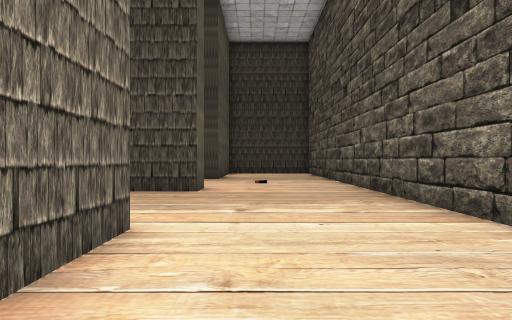
View 1 (above)

24 first-person views from a walk through a scene from a Unity 3-D project. The camera is 1.4 m above the floor, looks level and sees 75° across. Doors are open. The floor is counted in squares, 2 m on a side. Each view is taken from the middle of a square. On the plan, view 1 faces up. The plan holds only what a view shows up to about 10 squares ahead; the rest is blank. The place goes on beyond the plan. The player is left out.

View 2
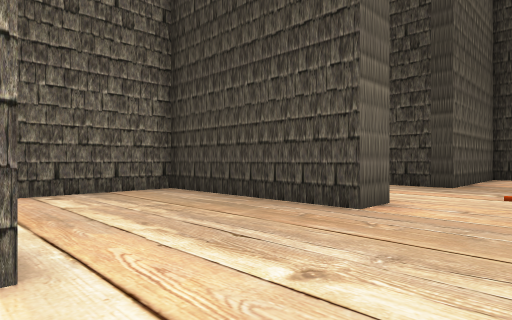

View 3
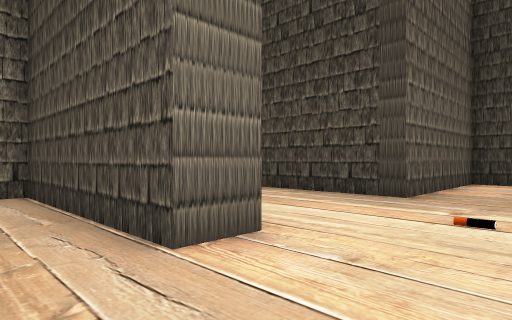

View 4
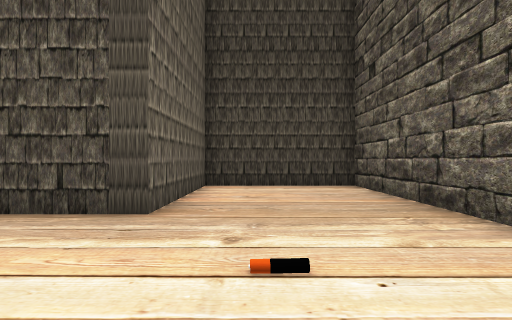

View 5
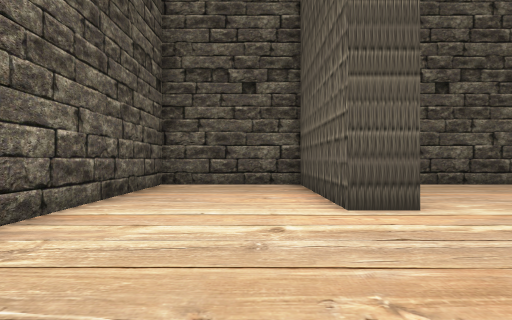

View 6
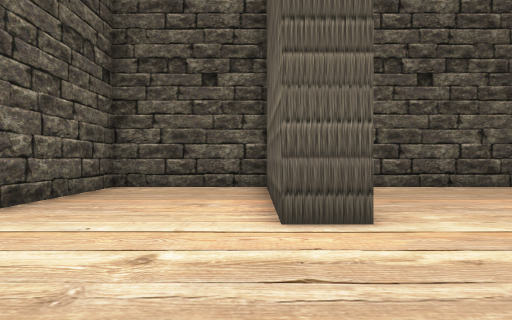

View 7
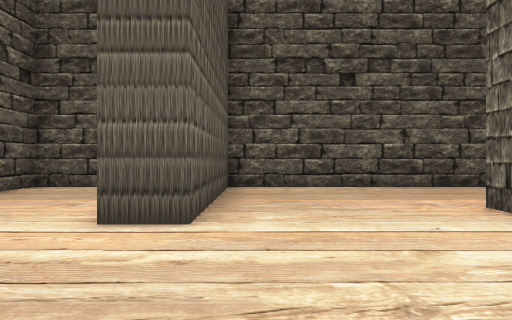

View 8
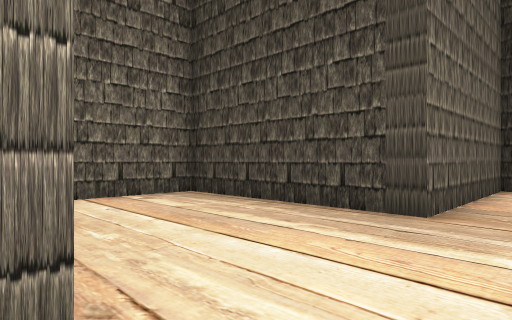

View 9
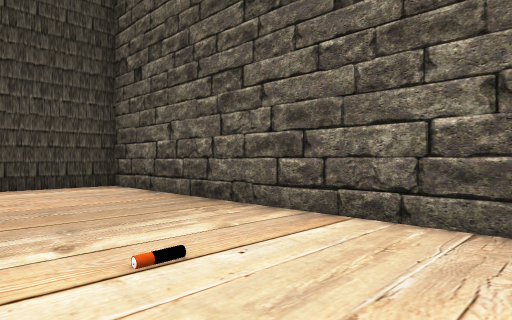

View 10
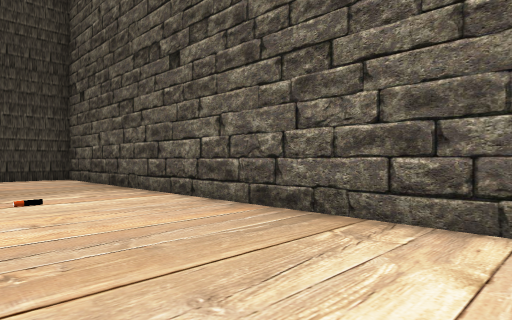

View 11
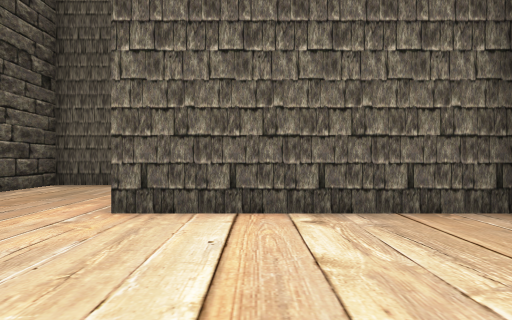

View 12
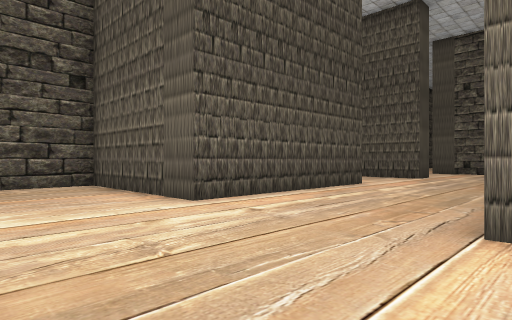

View 13
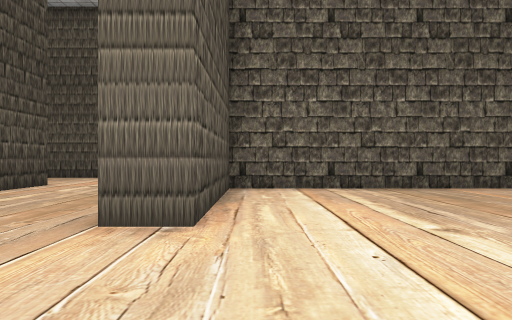

View 14
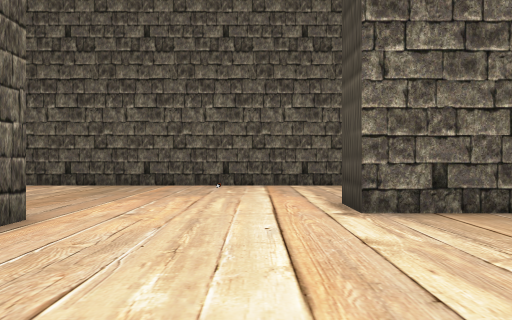

View 15
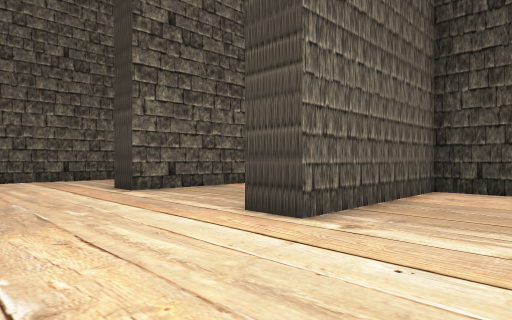

View 16
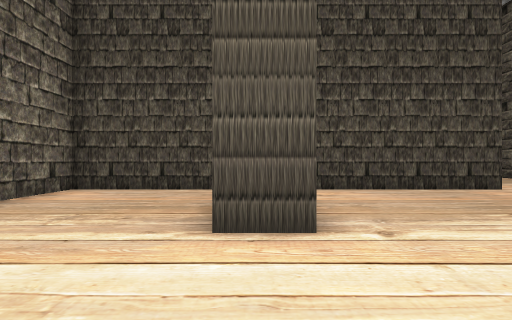

View 17
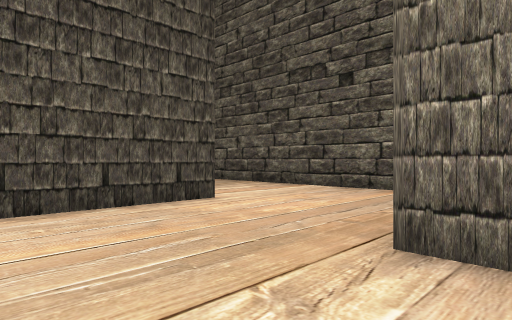

View 18
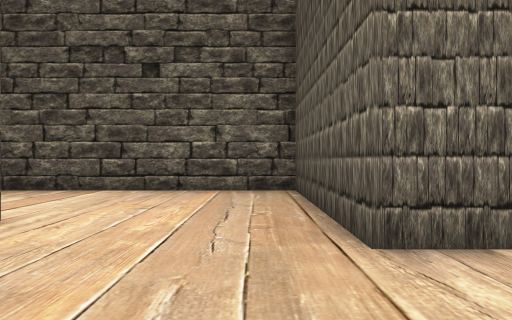

View 19
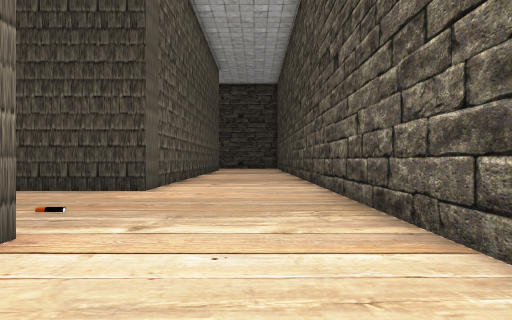

View 20
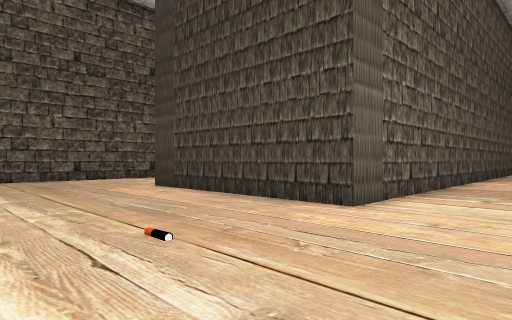

View 21
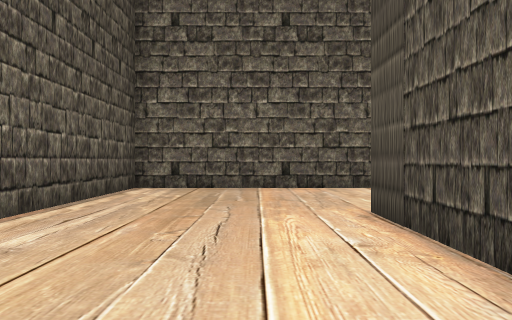

View 22
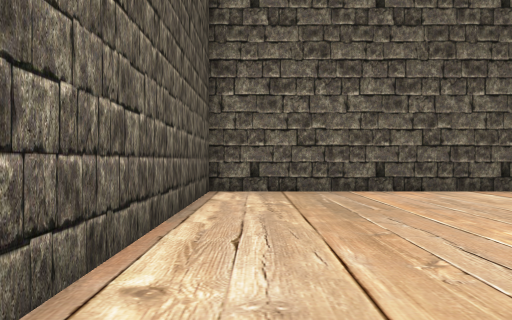

View 23
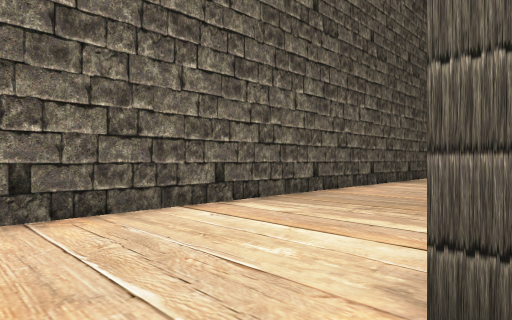

View 24
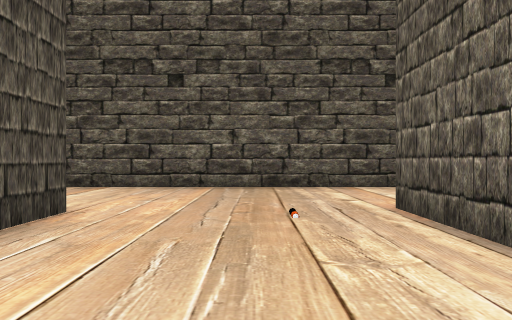

### Floor plan
Points are (right, up) in squares from view 1. A wall is a line through its corners. A room is listed if a view was taken in it or the views show most of it. See-through windows are left out.
Room 1 (views 1, 2, 3, 4, 5, 6, 7, 8, 9, 10, 11, 12, 13, 14, 15, 16, 17, 18, 19, 20, 21, 22, 23, 24)
walls: (-11, 13.3) (-10.5, 13.3); (-16.2, 18.4) (-16.2, 8.3) (-11.4, 8.3) (-11.4, 7.2); (-8, 22) (-11.4, 22) (-11.4, 17.4) (-12.5, 17.4); (-2.4, 17) (-2.4, 18.1) (2.7, 18.1) (2.7, 30); (-3.4, 23) (-1.1, 23); (-1.3, 8.5) (-1.3, 7.4) (-6.4, 7.4) (-6.4, 2); (-1.1, 22) (-6.4, 22) (-6.4, 17.1) (-7.5, 17.1); (-17.4, 3.2) (-11.4, 3.2) (-11.4, -1.6) (-2.4, -1.6) (-2.4, 3.4) (-1.3, 3.4) (-1.3, -1.6) (2.7, -1.6) (2.7, 17.1) (-1.3, 17.1) (-1.3, 12.3) (-6.4, 12.3) (-6.4, 9.9); (-11.4, 33.5) (-11.4, 23) (-5.2, 23); (-1.5, 33.5) (-1.5, 27.6) (-7.5, 27.6)
objects: other object (-16, 15); other object (-2, 25); other object (0, 10)

Positions as (right, up) in squares from view 1, and headings:
1: (0, 0), facing up
2: (1, 3), facing up-left
3: (1, 6), facing up-left
4: (0, 8), facing up
5: (0, 8), facing down
6: (-1, 7), facing down
7: (-3, 7), facing down
8: (0, 8), facing up-left
9: (-1, 8), facing up-right
10: (-1, 4), facing up-right
11: (-2, 4), facing left
12: (-8, 8), facing down-left
13: (-8, 9), facing left
14: (-7, 16), facing left
15: (-4, 14), facing up-left
16: (-7, 14), facing up
17: (-5, 17), facing up-right
18: (-5, 19), facing right
19: (1, 20), facing up
20: (1, 23), facing up-left
21: (-3, 26), facing left
22: (-4, 24), facing left
23: (-7, 26), facing up-left
24: (-6, 25), facing right
